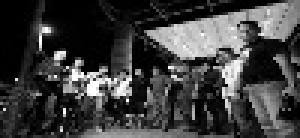
#> input picture neg/1000.jpg, 100 x 46 px (shown 3 times larger); its folder holds only this picture in this run
$ jupyter execute --allow-errors resize_script.ipynb   (shell and % lines are left out)
#> lines starting #> are read from the running program, lines starting #| are printed output that depends on the picture
[cell 1]
import cv2
import os
import glob
import matplotlib.pyplot as plt

[cell 2]
files = glob.glob('neg/*.jpg')
files[:4]

[cell 3]
img = cv2.imread('neg/952.jpg')

#> (a cell that did not finish here is left out)

#> (a cell that did not finish here is left out)

#> (a cell that did not finish here is left out)

[cell 7]
for f in files:
    img = cv2.imread(f)
#> img is the input picture: shape (46, 100, 3); min 0, max 255, mean 62.2
    img = cv2.resize(img,(100,46))
    cv2.imwrite(f,img)

[cell 8]
img = cv2.imread('sample.jpg')
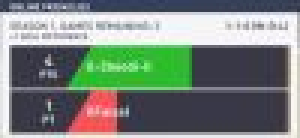
#> input picture sample.jpg, 100 x 46 px (shown 3 times larger)
#> img is the input picture: shape (46, 100, 3); mean B, G, R 127, 134.5, 124
img = cv2.cvtColor(img, cv2.COLOR_BGR2GRAY)
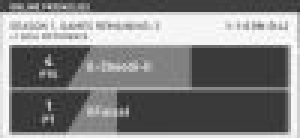
#> img: shape (46, 100) (shown 3 times larger); min 42, max 255, mean 130.5


plt.imshow(img, cmap='gray')

[cell 9]
cv2.imwrite('sample_gray.jpg', img)
#> Out = True
